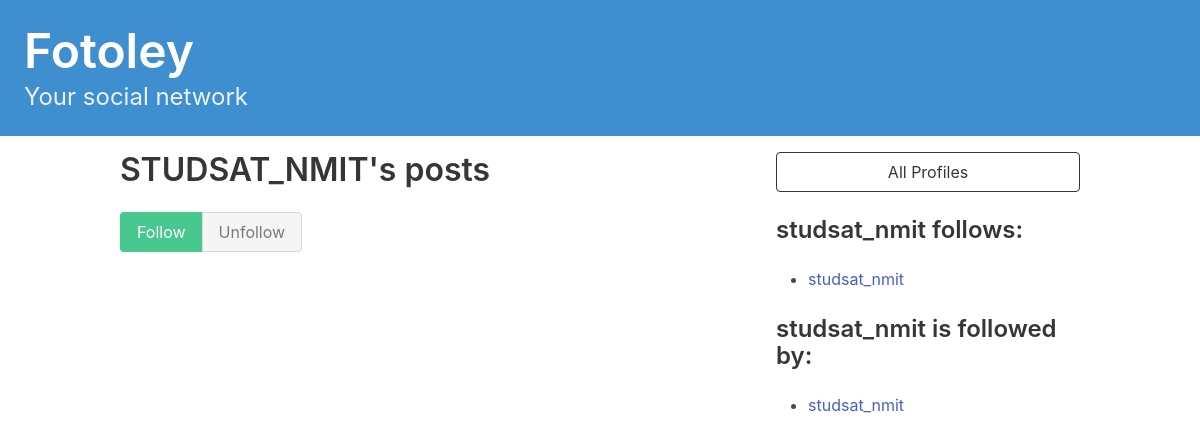
/profile/2/, run on an earlier commit of the app's database.
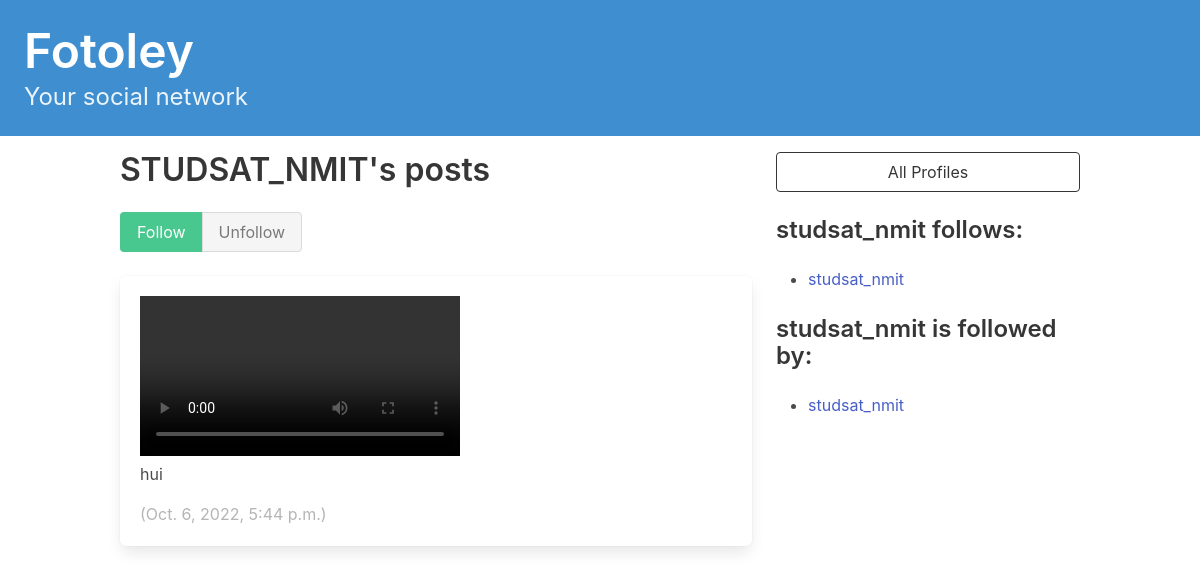
And on a later commit of the database.
### fotoapp/models.py (models this page shows, shortened)
class Profile(models.Model):
    user = models.OneToOneField(User, on_delete=models.CASCADE)
    bio = models.TextField(max_length=500, blank=True)
    location = models.CharField(max_length=30, blank=True)
    birth_date = models.DateField(null=True, blank=True)
    follows = models.ManyToManyField('self', related_name='followed_by', symmetrical=False , blank=True)
    def __str__(self):
        return self.user.username

class Post(models.Model):
    user = models.ForeignKey(User,related_name="post", on_delete=models.DO_NOTHING)
    media = models.FileField(upload_to='media/' , blank=True)
    caption = models.CharField(max_length=500, blank=True)
    date = models.DateTimeField(auto_now_add=True)

### fotoapp/views.py (the view, shortened to what this page needs)
# urls.py: path('profile/<int:pk>/', views.profile_detail, name='profile_detail'),
def profile_detail(request, pk):
    profile = Profile.objects.get(pk=pk)
    return render(request, 'fotoapp/profile_detail.html', {'profile': profile})

### fotoapp/templates/fotoapp/profile_detail.html (shortened to what this page needs)
{% extends 'base.html' %}
{% block content %}
<div class="column">
    <div class="block">
        <h1 class="title is-3">
            {{profile.user.username|upper}}'s posts
        </h1>
        <form method="post">
            <div class="buttons has-addons">
                {% if profile in user.profile.follows.all %}
                <button class="button is-success is-static">Follow</button>
                <button class="button is-danger" name="follow" value="unfollow">
                    Unfollow
                </button>
                {% else %}
                <button class="button is-success" name="follow" value="follow">
                    Follow
                </button>
                <button class="button is-danger is-static">Unfollow</button>
                {% endif %}
            </div>
        </form>
    </div>
    <div class="content">
        {% for post in profile.user.post.all %}
        <div class="box">
            {% if post.media.url.lower|slice:"-3:" == "mp4"   %}
                <video width="320" height="240" controls>
                    <source src="{{post.media.url}}" type="video/mp4">
                </video>
            {% else %}
                <img width="320" height="240" src="{{post.media.url}}" alt="image">
            {% endif %}
            <p>{{ post.caption }}</p>
            <span class="is-small has-text-grey-light">
                ({{ post.date }})
            </span>
        </div>
        {% endfor %}
    </div>
</div>
<div class="column is-one-third">
    <div class="block">
        <a href="{% url 'profile_list' %}">
            <button class="button is-dark is-outlined is-fullwidth">
                All Profiles
            </button>
        </a>
    </div>
    <div class="block">
        <h3 class="title is-4">
            {{profile.user.username}} follows:
        </h3>
        <div class="content">
            <ul>
                {% for following in profile.follows.all %}
                <li>
                    <a href="{% url 'profile_detail' following.id %}">
                        {{ following }}
                    </a>
                </li>
                {% endfor %}
            </ul>
        </div>
    </div>
    <div class="block">
        <h3 class="title is-4">
            {{profile.user.username}} is followed by:
        </h3>
        <div class="content">
            <ul>
                {% for follower in profile.followed_by.all %}
                <li>
                    <a href="{% url 'profile_detail' follower.id %}">
                        {{ follower }}
                    </a>
                </li>
                {% endfor %}
            </ul>
        </div>
    </div>
</div>
{% endblock content %}

### fotoapp/templates/base.html (shortened to what this page needs)
<!DOCTYPE html>
<html lang="en">
<head>
    <link rel="stylesheet" href="https://cdn.jsdelivr.net/npm/bulma@0.9.3/css/bulma.min.css">
</head>
<body>
    <section class="hero is-small is-info mb-4">
        <div class="hero-body">
            <h1 class="title is-1">Fotoley</h1>
            <p class="subtitle is-4">
                Your social network
            </p>
        </div>
    </section>
    <div class="container">
        <div class="columns">
            {% block content %}
            {% endblock content %}
        </div>
    </div>
</body>
</html>

What changed in the data, as far as the page shows it:
added Post: caption "hui", date "Oct. 6, 2022, 5:44 p.m."
